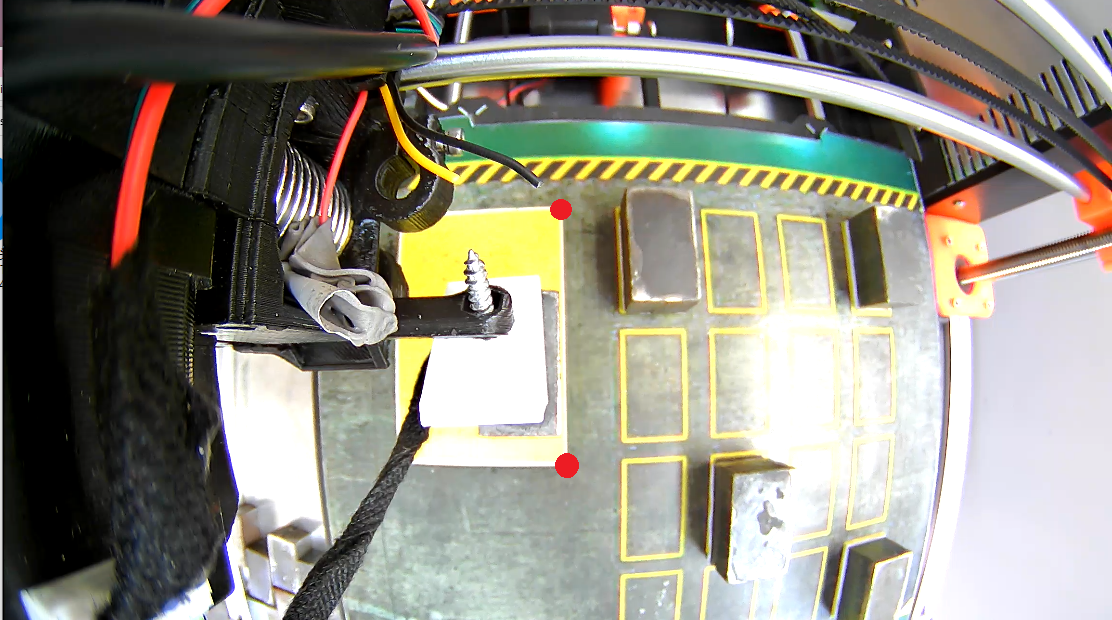
#> input picture scripts/testcv/test.png, 1112 x 620 px
$ python template_matching.py
#> lines starting #> are read from the running program, lines starting #| are printed output that depends on the picture; after the words box and inside, x2 and y2 are one past the last pixel; in counts of white or black regions, pixels touching at a corner belong together; pictures that were not available may be replaced by others from this repository, and a replacement may not be noted
'''
Author: Xu.WANG
Date: 2021-12-13 21:00:54
LastEditTime: 2021-12-13 21:28:08
LastEditors: Xu.WANG
Description:
'''

import cv2
import numpy as np
from matplotlib import pyplot as plt

# Assign template and target images
image = cv2.imread('test.png')
#> image is the input picture: shape (620, 1112, 3); mean B, G, R 127.5, 139.2, 141.5
template = cv2.imread('template.png')
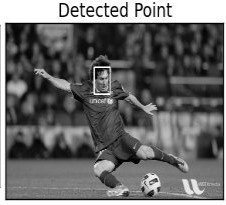
#> input picture scripts/testcv/messi.jpg, 226 x 205 px, given in place of template.png, which was not available
#> template is the input picture: shape (205, 226, 3); min 0, max 255, mean 106.4

# Resize images
image = cv2.resize(image, (0,0), fx=0.5, fy=0.5)
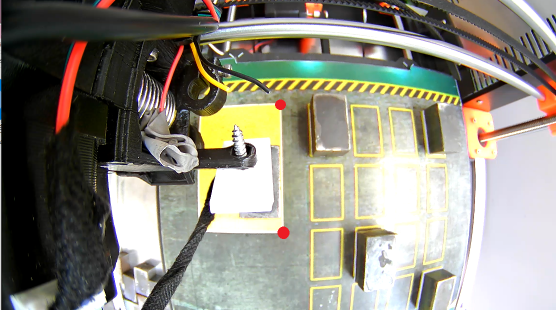
#> image: shape (310, 556, 3); mean B, G, R 127.6, 139.3, 141.6
template = cv2.resize(template, (0,0), fx=0.5, fy=0.5)
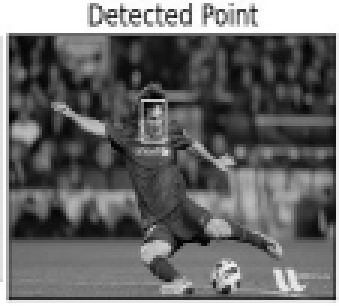
#> template: shape (102, 113, 3) (shown 3 times larger); min 3, max 255, mean 105.8

# Convert to grayscale
imageGray = cv2.cvtColor(image, cv2.COLOR_BGR2GRAY)
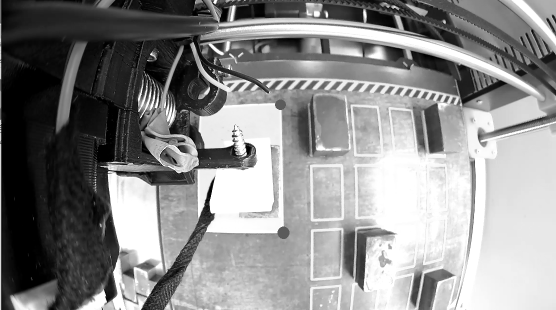
#> imageGray: shape (310, 556); min 0, max 255, mean 138.7
templateGray = cv2.cvtColor(template, cv2.COLOR_BGR2GRAY)

# Find template
result = cv2.matchTemplate(imageGray,templateGray, cv2.TM_CCOEFF)
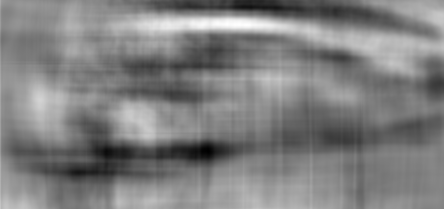
#> result: shape (209, 444) float32; min -19968744, max 17748264, mean -1085210.1; drawn with min black and max white
min_val, max_val, min_loc, max_loc = cv2.minMaxLoc(result)
#> min_val = -19968744; max_val = 17748264; min_loc = (207, 150); max_loc = (239, 24)
top_left = max_loc
#> top_left = (239, 24)
h,w = templateGray.shape
#> h = 102; w = 113
bottom_right = (top_left[0] + w, top_left[1] + h)
#> bottom_right = (352, 126)
cv2.rectangle(image,top_left, bottom_right,(0,0,255),4)
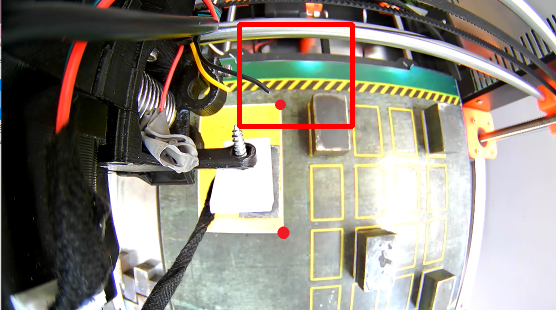
#> image: shape (310, 556, 3); 1.24% of pixels changed, all inside (x1, y1, x2, y2) = (237, 22, 355, 129)

# Show result
# cv2.imshow("Result", image)
# cv2.imshow("Template", template)
# cv2.moveWindow("Template", 10, 50);
# cv2.moveWindow("Result", 150, 50);

plt.subplot(121),plt.imshow(image)
plt.title('Matching Result'), plt.xticks([]), plt.yticks([])
plt.subplot(122),plt.imshow(template)
plt.title('Detected Point'), plt.xticks([]), plt.yticks([])
plt.show()
#> figure, not shown here; B, G, R data is drawn as R, G, B
